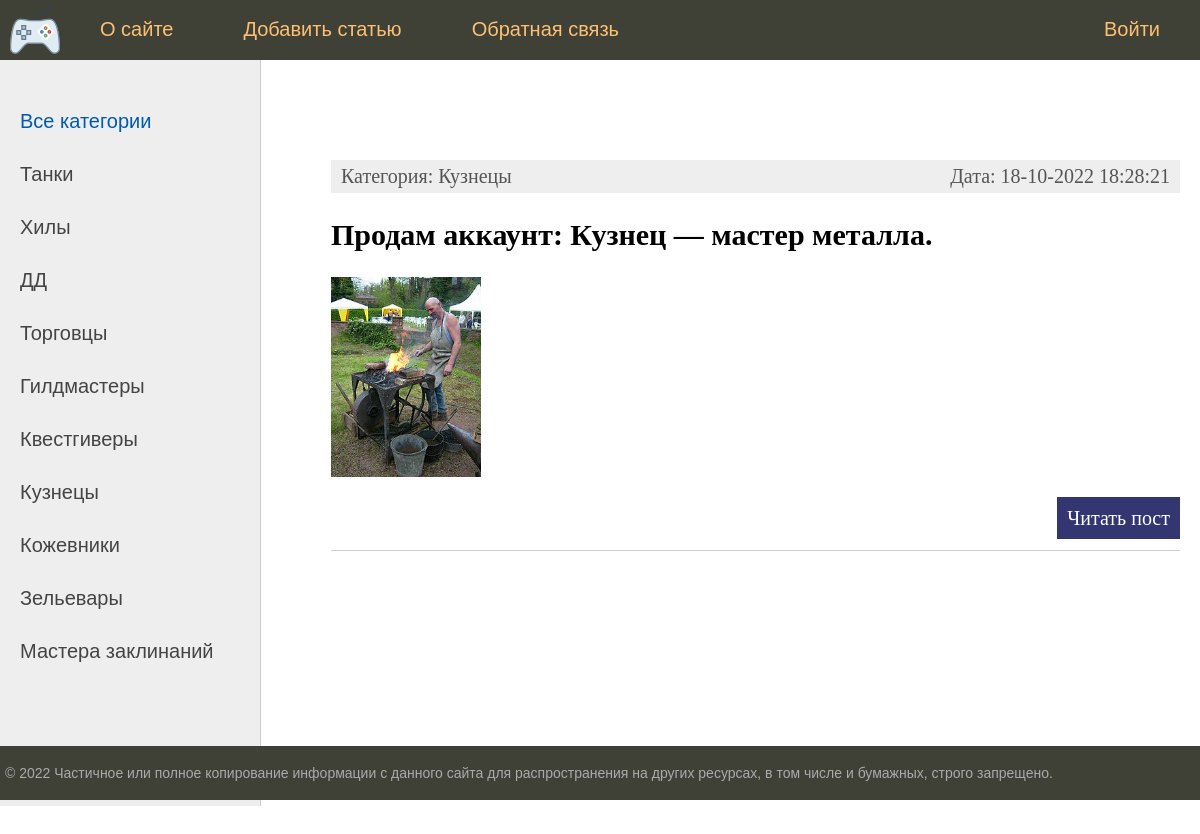
The page / on the database its author committed.
### bboard/models.py (models this page shows, shortened)
class Category(models.Model):
    name = models.CharField(
        max_length=64,
        unique=True,
        verbose_name='Category',
        help_text='Name of category - 64 characters',
    )
    slug = models.SlugField(max_length=255, unique=True, db_index=True, verbose_name="URL")
    def get_absolute_url(self):
        return reverse('category', kwargs={'cat_slug': self.slug})
    class Meta:
        verbose_name = 'Category'
        verbose_name_plural = 'Categories'

class Post(models.Model):
    title = models.CharField(max_length=255)
    content = tinymce_models.HTMLField()
    category = models.ForeignKey('Category', on_delete=models.PROTECT, verbose_name="Category")
    author = models.ForeignKey('Author', on_delete=models.CASCADE, verbose_name="Author")
    photo = models.ImageField(upload_to="photos/%Y/%m/%d/")
    time_create = models.DateTimeField(auto_now_add=True)
    time_update = models.DateTimeField(auto_now=True)
    is_created = models.BooleanField(default=True)
    replies = models.ForeignKey('Reply', on_delete=models.CASCADE, verbose_name="Reply", null=True)
    slug = models.SlugField(max_length=255, unique=True, db_index=True, verbose_name="URL")
    def get_absolute_url(self):
        return reverse('post', kwargs={'post_slug': self.slug})
    class Meta:
        verbose_name = 'Publication'
        verbose_name_plural = 'Publications'

### bboard/views.py (the view)
# urls.py: path('', index, name='home'),
def index(request):
    posts = Post.objects.all()
    cats = Category.objects.all()
    context = {
        'posts': posts,
        'cats': cats,
        'menu': menu,
        'title': 'Главная страница',
        'cat_selected': 0,
    }
    return render(request, 'bboard/index.html', context=context)

### bboard/templatetags/bboard_tags.py (called while the page is built)
@register.inclusion_tag('bboard/list_categories.html')
def show_categories(sort=None, cat_selected=0):
    if not sort:
        cats = Category.objects.all()
    else:
        cats = Category.objects.all().orderby(sort)
    return {"cats": cats, "cat_selected": cat_selected}

### bboard/templates/bboard/index.html (shortened to what this page needs)
{% extends 'bboard/base.html' %}
{% block content %}
<ul class="list-articles">
	{% for p in posts %}
		<li>
			<div class="article-panel">
				<p class="first">Категория: {{ p.category.name }}</p>
				<p class="last">Дата: {{p.time_update|date:"d-m-Y H:i:s"}}</p>
			</div>
			<h2>{{ p.title }}</h2>
			{% if p.photo %}
				<p><img class="img-article-left thumb" src="{{ p.photo.url }}"></p>
			{% endif %}
			<p class="link-read-post"><a href="{{ p.get_absolute_url }}">Читать пост</a></p>
		</li>
	{% endfor %}
</ul>
{% endblock %}

### bboard/templates/bboard/list_categories.html
{% for c in cats %}
         {% if c.pk == cat_selected %}
                   <li class="selected">{{c.name}}</li>
         {% else %}
                   <li><a href="{{ c.get_absolute_url }}">{{c.name}}</a></li>
         {% endif %}
{% endfor %}

### bboard/static/bboard/css/styles.css (style rules this page uses)
html, body { font-family: 'Arial'; margin: 0; padding: 0; height: 100%; width: 100%; color: #444; }
a { color: #0059b2; text-decoration: none; }
img { max-width: 600px; height: auto; }
img.img-article-left { max-width: 300px; height: auto; float: left; padding: 0 10px 10px 0; }
img.img-article-left.thumb { max-width: 150px; height: auto; }
p.link-read-post { text-align: right; }
p.link-read-post a { padding: 10px; min-width: 100px; background: #333671; color: #fff; text-decoration: none; }
div.article-panel { background: #eee; padding: 5px 10px 5px 10px; box-sizing: border-box; overflow: hidden; color: #555; }
div.article-panel p.first { margin: 0; float: left; }
div.article-panel p.last { margin: 0; float: right; }
ul.list-articles { list-style: none; margin: 0; padding: 0; }
ul.list-articles li { border-bottom: 1px solid #ccc; }
.left-chapters ul li { margin: 30px 0 0 0; color: #999; }
.left-chapters ul li a { color: #444; text-decoration: none; }

### rows shown on the page
Category: name "Танки"
Category: name "Хилы"
Category: name "ДД"
Category: name "Торговцы"
Category: name "Гилдмастеры"
Category: name "Квестгиверы"
Category: name "Кузнецы"
Category: name "Кожевники"
Category: name "Зельевары"
Category: name "Мастера заклинаний"
Post: category.name "Кузнецы", time_update "18-10-2022 18:28:21", title "Продам аккаунт: Кузнец — мастер металла.", photo (picture)

### other values the page prints
{{ m.title }} "О сайте" "Добавить статью" "Обратная связь"
{{ m.title }} "Войти"
